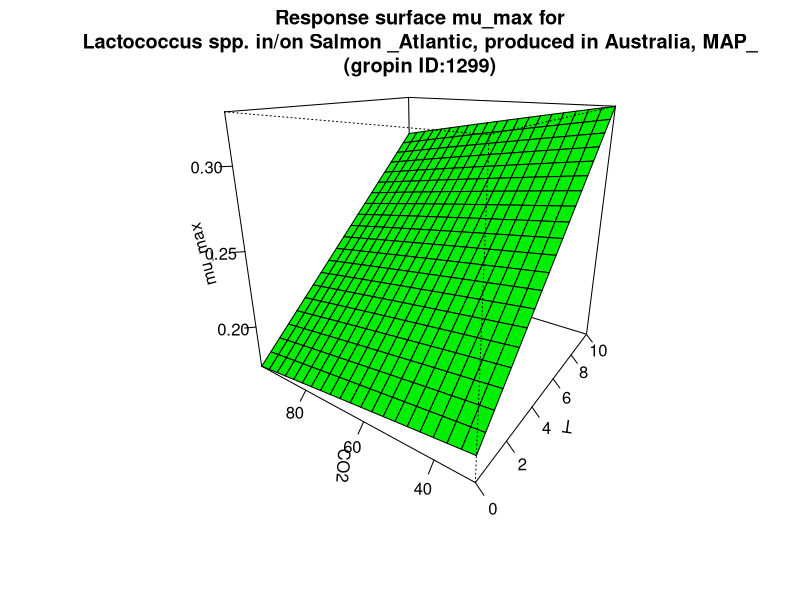

R code for this plot:
#############################
# start of Parameter script
#############################
T <- seq(0,10.01,length.out=21)
CO2 <- seq(29.97002997003,98.098,length.out=21)
#############################
# end of Parameter script
#############################
############################# 
# start of Model script Gropin ID 1299 
#############################
 
# constant coefficients for this model
 
variables <- data.frame(T,CO2)
argumentsPar <- expand.grid(variables)
 
# heart of the model
response_surface <- function(T,CO2) {
   mumax <-6.88*(10^-4)*(T+13.25)*sqrt(452-CO2)

return(mumax=mumax)
} 

# output parameters
mumax <- cbind(argumentsPar,response_surface(argumentsPar['T'],argumentsPar['CO2']))
colnames(mumax) <- c(colnames(argumentsPar),'mumax')
#############################
# End of Model script
#############################
############################# 
# start of Visualisation script Gropin ID 1299 
#############################
persp(T,CO2,matrix(unlist(mumax$mumax),nrow=21),col = 'green',xlab='T',ylab='CO2',zlab='mu_max',main='Response surface mu_max for
Lactococcus spp. in/on Salmon _Atlantic, produced in Australia, MAP_
(gropin ID:1299)',theta=305,phi=20,shade=0.25,ticktype = 'detailed')
#############################
# End of Visualisation script
#############################
